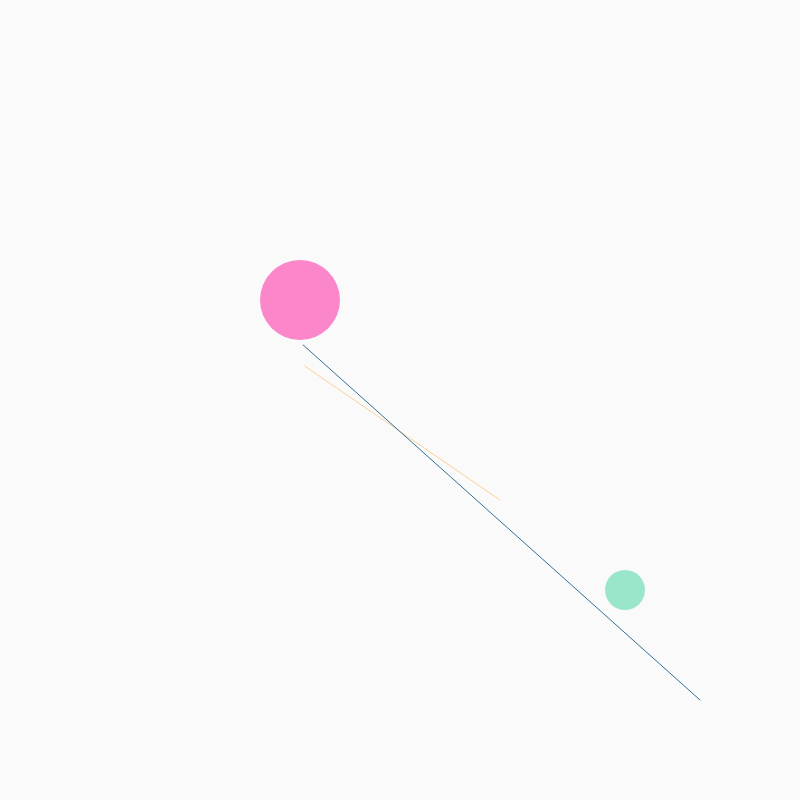
Frame 1 (no input)
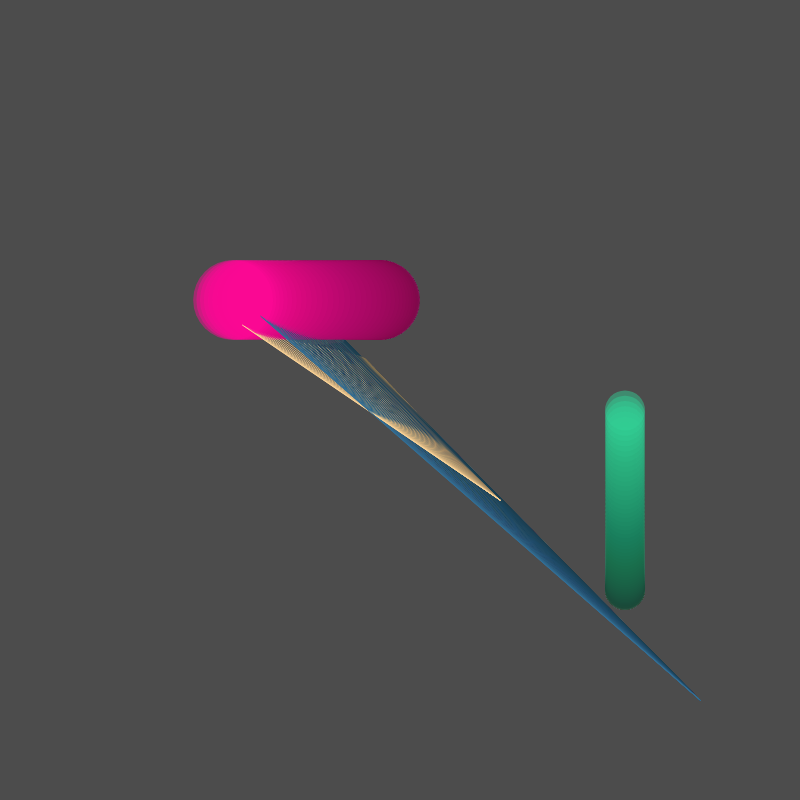
Frame 60 (no input)
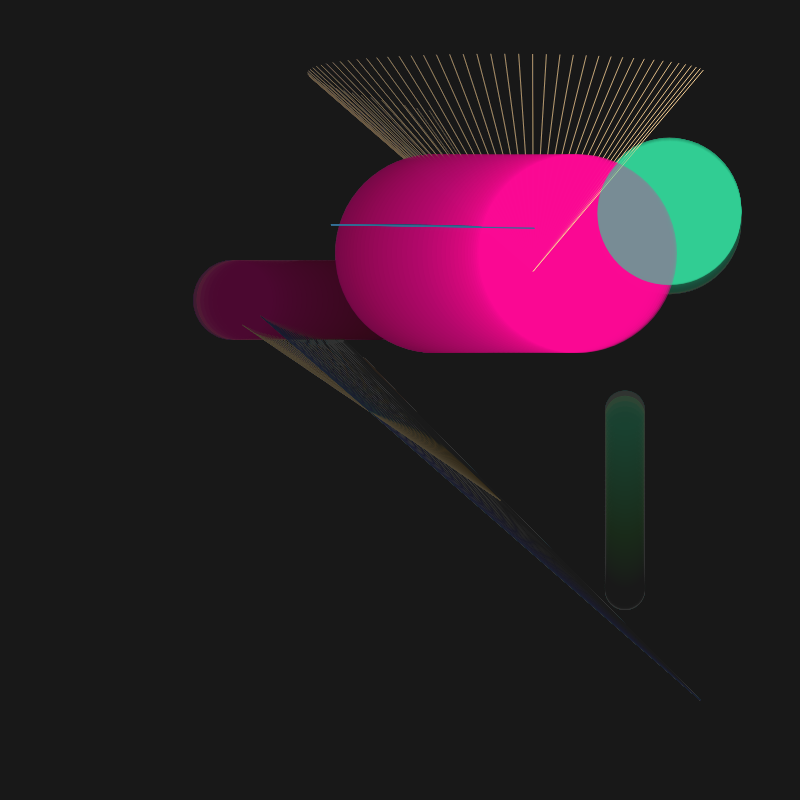
Frame 120 (the mouse pressed at the canvas centre since frame 60)

The p5.js sketch that drew these frames (run headless with seeded random() and noise() and a simulated clock; from frame 60 on, the mouse is pressed at the canvas centre):

// p5.js sketch
// ── sketch.js
var r1 = 80;  var r2 = 40;   // raduis
var amp2 = 290; var  amp1 = 80;  var  amp3 = 45;var  amp4 = 66;  // amp
var A1 =0; var A2 =0; var  A3 = 0; 
var sX = 300;
var sY =300;
var ran1 = 325;  // variation in origin of the circles
var W1 = 400;var H1 = 400; var W2 = 200;var H2 = 200;

function setup() {
  createCanvas(800,800);
}

function draw() {
  background(0,5);
 
  translate(sX,sY);
 	
  noStroke();
  fill(255,10,150,122.5);  // circle 1 
  var x = amp1 * sin(A1);   // oscilation
  ellipse(x,0,r1,r1);
	A1 += 0.07;   // speed 
	
	  
  stroke(250,210,150);  // circle2
   var x2 = amp4* sin(A1)+W2;
   var y2 = amp4* cos(A2)+H2;  // oscilation
    var mouse2 = createVector(x2,y2);
  var center2 = createVector(W2,H2);
  mouse2.sub(center2);
  line(W2,H2,mouse2.x,mouse2.y);
    
  A3 += 0.04;   // speed
  
   noStroke();
  fill(50,210,150,122.5);  // circle2
   var y = amp2 * cos(A2);  // oscilation
  ellipse(ran1,y,r2,r2);  
  A2 += 0.02;   // speed 
  
  
 stroke(50,110,150);  // circle2
   var x1 = amp3 * sin(A1)+W1;
   var y1 = amp3 * cos(A2)+H1;  // oscilation
    var mouse1 = createVector(x1,y1);
  var center1 = createVector(W1,H1);
  mouse1.sub(center1);
  line(W1,H1,mouse1.x,mouse1.y);
    
  A3 += 0.04;   // speed 

  
  
}

function mousePressed(){
	sX = random(width/2-250,width/2+250);
	sY = random(height/2-250,height/2+250);
	ran1 = random(325,-325);
	r2 = random(40,340); r1 = random(30,240);
	amp2 = random(20,100);   amp1 = random(35,190);  amp3 = random(0,160);   amp4 = random(0,760);
	A2 = random(0.001,5);   A1 = random(0.001,5); A3 = random(0.001,5);
	W1 = random(-200,200);  H1 = random(-200,200);  W2 = random(-50,50);  H2 = random(-50,50);
}
